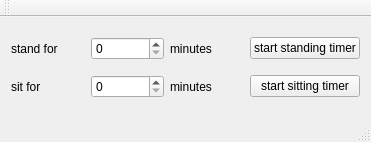
<?xml version="1.0" encoding="UTF-8"?>
<ui version="4.0">
 <class>MainWindow</class>
 <widget class="QMainWindow" name="MainWindow">
  <property name="geometry">
   <rect>
    <x>0</x>
    <y>0</y>
    <width>371</width>
    <height>142</height>
   </rect>
  </property>
  <property name="windowTitle">
   <string>SitAndStandTimer</string>
  </property>
  <widget class="QWidget" name="centralWidget">
   <layout class="QGridLayout" name="gridLayout">
    <item row="0" column="0">
     <widget class="QLabel" name="label">
      <property name="text">
       <string>stand for</string>
      </property>
     </widget>
    </item>
    <item row="0" column="1">
     <widget class="QSpinBox" name="spinBoxStandTime"/>
    </item>
    <item row="0" column="2">
     <widget class="QLabel" name="label_3">
      <property name="text">
       <string>minutes</string>
      </property>
     </widget>
    </item>
    <item row="0" column="3">
     <widget class="QPushButton" name="pushButtonStartStanding">
      <property name="text">
       <string>start standing timer</string>
      </property>
     </widget>
    </item>
    <item row="1" column="0">
     <widget class="QLabel" name="label_2">
      <property name="text">
       <string>sit for</string>
      </property>
     </widget>
    </item>
    <item row="1" column="1">
     <widget class="QSpinBox" name="spinBoxSitTime"/>
    </item>
    <item row="1" column="2">
     <widget class="QLabel" name="label_4">
      <property name="text">
       <string>minutes</string>
      </property>
     </widget>
    </item>
    <item row="1" column="3">
     <widget class="QPushButton" name="pushButtonStartSitting">
      <property name="text">
       <string>start sitting timer</string>
      </property>
     </widget>
    </item>
   </layout>
  </widget>
  <widget class="QMenuBar" name="menuBar">
   <property name="geometry">
    <rect>
     <x>0</x>
     <y>0</y>
     <width>371</width>
     <height>22</height>
    </rect>
   </property>
  </widget>
  <widget class="QToolBar" name="mainToolBar">
   <attribute name="toolBarArea">
    <enum>TopToolBarArea</enum>
   </attribute>
   <attribute name="toolBarBreak">
    <bool>false</bool>
   </attribute>
  </widget>
  <widget class="QStatusBar" name="statusBar"/>
 </widget>
 <layoutdefault spacing="6" margin="11"/>
 <resources/>
 <connections/>
</ui>
